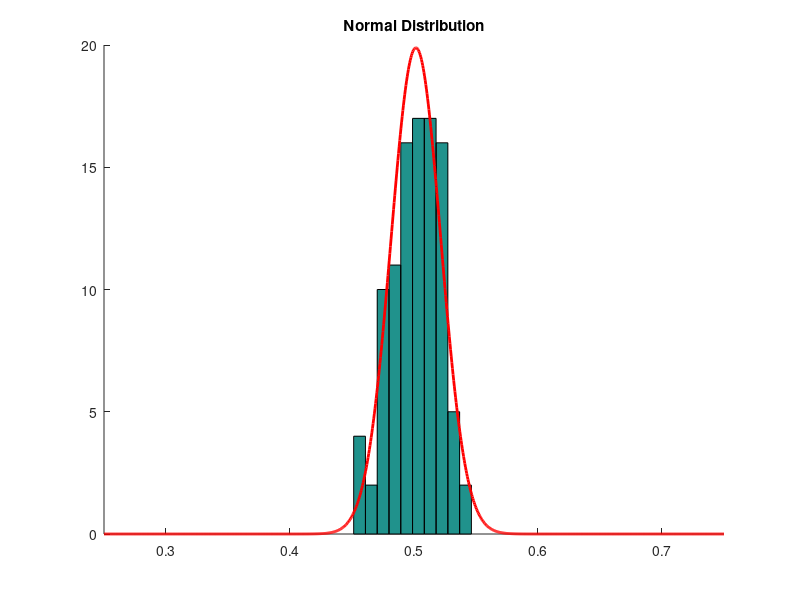

Reproduce this figure in MATLAB.
numofpoints = 200; numofsamples = 100;

samples = rand(numofsamples, numofpoints);
data = mean(samples,2);
mu = mean(data);
sigma = std(data);

pd = makedist('Normal','mu',mu,'sigma',sigma);
xmin = 0.25; xmax = 0.75;
x = xmin:(xmax-xmin)/1000:xmax;
pdf_normal = pdf(pd,x);

hold on;
hist(data);
plot(x,pdf_normal,'LineWidth',2,'Color','r');
xlim([xmin,xmax]); title('Normal Distribution');
hold off;